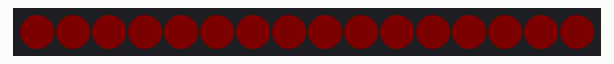
Bench run of a sketch on a simulated ATtiny85, built with avr-gcc and run on an emulated ATtiny85. Shown: 16 RGB LEDs in strip order, left to right. Dim RGB values are drawn brighter than linear.

Above: at 0.01 s.
At 5.0 s:
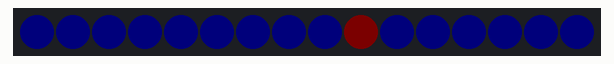
At 9.99 s:
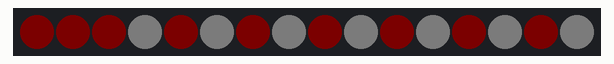
At 19.89 s:
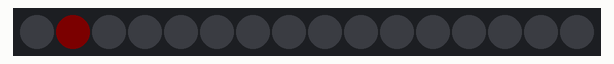
At 30.04 s:
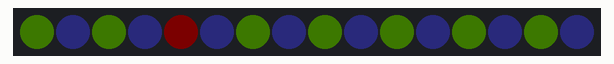
At 39.85 s:
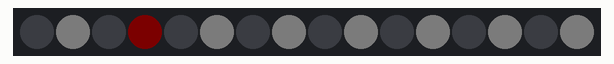

The sketch:

sketch_ringmod1.ino
```cpp
#include <Adafruit_NeoPixel.h>
#ifdef __AVR_ATtiny85__ // Trinket, Gemma, etc.
#include <avr/power.h>
#endif

#define PIN 0

Adafruit_NeoPixel pixels = Adafruit_NeoPixel(16, PIN);
// http://learn.adafruit.com/downloads/pdf/adafruit-neopixel-uberguide.pdf

uint8_t  mode   = 1, // Current animation effect
         offset = 0, // Position of spinny eyes
         offset2 = 0; // Position of spinny eyes
uint32_t color  = 0xFF0000; // Start red
uint32_t prevTime;

void setup() {
#ifdef __AVR_ATtiny85__ // Trinket, Gemma, etc.
  if (F_CPU == 16000000) clock_prescale_set(clock_div_1);
#endif
  pixels.begin();
  pixels.setBrightness(3); // 1/3 brightness
  prevTime = millis();
}

void loop() {
  uint8_t  i;
  uint32_t t;

      for (i = 0; i < 16; i++) {
//        uint32_t c = 0;
//        if (((offset + i) & 7) < 2) c = color; // 4 pixels on...
        /*
         * pixels.setPixelColor(n, red, green, blue);
         * n is 0 based position
         * The next three arguments are the pixel color,
         * expressed as red, green and blue brightness levels,
         * where 0 is dimmest (off) and 255 is maximum brightness
         * or define color as
         * uint32_t magenta = pixels.Color(255, 0, 255);
         */
        if ( (i % 2) == 0)
          pixels.setPixelColor(i, color + offset2); // First eye
        if ( (i % 2) == 1)
          pixels.setPixelColor(i, color - offset2); // First eye
        if ( (i % 4) == 0)
          pixels.setPixelColor(i, color); // First eye
        if ( (i % 4) == 0)
          pixels.setPixelColor(i, color); // First eye
      }
      pixels.setPixelColor(offset2, 0xFF0000); // First eye
      // setPixelColor() does not have an immediate effect on the LEDs.
      // To “push” the color data to pixels, call show():
      pixels.show();
      offset++;
      delay(80);  // in miliseconds
      offset2++;
      color >>= 1;

      if (!color) color = 0xFF0000; // Reset to red
      if (offset2 > 16) offset2 = 0;

}
```
